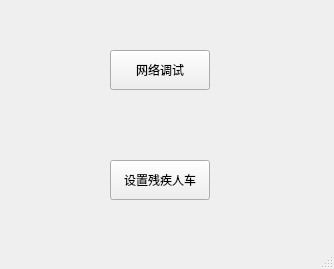
<?xml version="1.0" encoding="UTF-8"?>
<ui version="4.0">
 <class>PISTools</class>
 <widget class="QMainWindow" name="PISTools">
  <property name="geometry">
   <rect>
    <x>0</x>
    <y>0</y>
    <width>334</width>
    <height>269</height>
   </rect>
  </property>
  <property name="windowTitle">
   <string>MainWindow</string>
  </property>
  <widget class="QWidget" name="centralwidget">
   <widget class="QPushButton" name="pushButton">
    <property name="geometry">
     <rect>
      <x>110</x>
      <y>50</y>
      <width>100</width>
      <height>40</height>
     </rect>
    </property>
    <property name="text">
     <string>网络调试</string>
    </property>
   </widget>
   <widget class="QPushButton" name="pushButton_2">
    <property name="geometry">
     <rect>
      <x>110</x>
      <y>160</y>
      <width>100</width>
      <height>40</height>
     </rect>
    </property>
    <property name="text">
     <string>设置残疾人车</string>
    </property>
   </widget>
  </widget>
  <widget class="QStatusBar" name="statusbar"/>
 </widget>
 <resources/>
 <connections/>
</ui>
